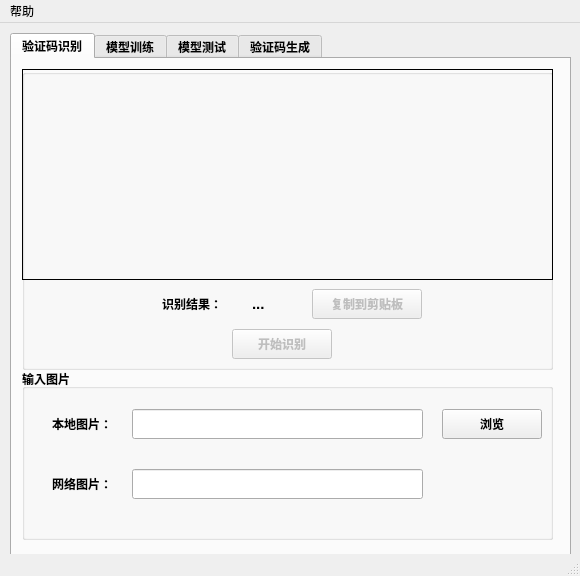
<?xml version="1.0" encoding="UTF-8"?>
<ui version="4.0">
 <class>CNN_Captcha</class>
 <widget class="QMainWindow" name="CNN_Captcha">
  <property name="geometry">
   <rect>
    <x>0</x>
    <y>0</y>
    <width>580</width>
    <height>576</height>
   </rect>
  </property>
  <property name="maximumSize">
   <size>
    <width>580</width>
    <height>576</height>
   </size>
  </property>
  <property name="windowTitle">
   <string>CNN_Captcha</string>
  </property>
  <widget class="QWidget" name="centralwidget">
   <widget class="QTabWidget" name="tabWidget">
    <property name="geometry">
     <rect>
      <x>10</x>
      <y>10</y>
      <width>561</width>
      <height>531</height>
     </rect>
    </property>
    <property name="font">
     <font>
      <weight>75</weight>
      <bold>true</bold>
     </font>
    </property>
    <property name="inputMethodHints">
     <set>Qt::ImhNone</set>
    </property>
    <property name="currentIndex">
     <number>0</number>
    </property>
    <widget class="QWidget" name="tab">
     <attribute name="title">
      <string>验证码识别</string>
     </attribute>
     <widget class="QGroupBox" name="groupBox">
      <property name="geometry">
       <rect>
        <x>10</x>
        <y>310</y>
        <width>531</width>
        <height>171</height>
       </rect>
      </property>
      <property name="font">
       <font>
        <weight>75</weight>
        <bold>true</bold>
       </font>
      </property>
      <property name="title">
       <string>输入图片</string>
      </property>
      <widget class="QLabel" name="label">
       <property name="geometry">
        <rect>
         <x>30</x>
         <y>40</y>
         <width>100</width>
         <height>30</height>
        </rect>
       </property>
       <property name="font">
        <font>
         <weight>75</weight>
         <bold>true</bold>
        </font>
       </property>
       <property name="text">
        <string>本地图片：</string>
       </property>
      </widget>
      <widget class="QLineEdit" name="lineEdit">
       <property name="geometry">
        <rect>
         <x>110</x>
         <y>40</y>
         <width>291</width>
         <height>30</height>
        </rect>
       </property>
       <property name="readOnly">
        <bool>true</bool>
       </property>
      </widget>
      <widget class="QPushButton" name="pushButton">
       <property name="geometry">
        <rect>
         <x>420</x>
         <y>40</y>
         <width>100</width>
         <height>30</height>
        </rect>
       </property>
       <property name="font">
        <font>
         <weight>75</weight>
         <bold>true</bold>
        </font>
       </property>
       <property name="text">
        <string>浏览</string>
       </property>
      </widget>
      <widget class="QLabel" name="label_2">
       <property name="geometry">
        <rect>
         <x>30</x>
         <y>100</y>
         <width>100</width>
         <height>30</height>
        </rect>
       </property>
       <property name="font">
        <font>
         <weight>75</weight>
         <bold>true</bold>
        </font>
       </property>
       <property name="frameShape">
        <enum>QFrame::NoFrame</enum>
       </property>
       <property name="text">
        <string>网络图片：</string>
       </property>
      </widget>
      <widget class="QLineEdit" name="lineEdit_2">
       <property name="geometry">
        <rect>
         <x>110</x>
         <y>100</y>
         <width>291</width>
         <height>30</height>
        </rect>
       </property>
       <property name="inputMethodHints">
        <set>Qt::ImhUrlCharactersOnly</set>
       </property>
      </widget>
     </widget>
     <widget class="QGroupBox" name="groupBox_2">
      <property name="geometry">
       <rect>
        <x>10</x>
        <y>10</y>
        <width>531</width>
        <height>301</height>
       </rect>
      </property>
      <property name="title">
       <string/>
      </property>
      <widget class="QLabel" name="label_3">
       <property name="geometry">
        <rect>
         <x>140</x>
         <y>220</y>
         <width>100</width>
         <height>30</height>
        </rect>
       </property>
       <property name="font">
        <font>
         <weight>75</weight>
         <bold>true</bold>
        </font>
       </property>
       <property name="text">
        <string>识别结果：</string>
       </property>
      </widget>
      <widget class="QLabel" name="label_4">
       <property name="geometry">
        <rect>
         <x>230</x>
         <y>220</y>
         <width>100</width>
         <height>30</height>
        </rect>
       </property>
       <property name="font">
        <font>
         <pointsize>11</pointsize>
         <weight>75</weight>
         <italic>false</italic>
         <bold>true</bold>
        </font>
       </property>
       <property name="text">
        <string>...</string>
       </property>
      </widget>
      <widget class="QPushButton" name="pushButton_3">
       <property name="enabled">
        <bool>false</bool>
       </property>
       <property name="geometry">
        <rect>
         <x>290</x>
         <y>220</y>
         <width>110</width>
         <height>30</height>
        </rect>
       </property>
       <property name="font">
        <font>
         <weight>75</weight>
         <bold>true</bold>
        </font>
       </property>
       <property name="text">
        <string>复制到剪贴板</string>
       </property>
      </widget>
      <widget class="QPushButton" name="pushButton_2">
       <property name="enabled">
        <bool>false</bool>
       </property>
       <property name="geometry">
        <rect>
         <x>210</x>
         <y>260</y>
         <width>100</width>
         <height>30</height>
        </rect>
       </property>
       <property name="font">
        <font>
         <weight>75</weight>
         <bold>true</bold>
        </font>
       </property>
       <property name="text">
        <string>开始识别</string>
       </property>
      </widget>
      <widget class="QLabel" name="label_7">
       <property name="geometry">
        <rect>
         <x>0</x>
         <y>0</y>
         <width>531</width>
         <height>211</height>
        </rect>
       </property>
       <property name="frameShape">
        <enum>QFrame::Box</enum>
       </property>
       <property name="text">
        <string/>
       </property>
      </widget>
     </widget>
    </widget>
    <widget class="QWidget" name="tab_2">
     <attribute name="title">
      <string>模型训练</string>
     </attribute>
     <widget class="QGroupBox" name="groupBox_3">
      <property name="geometry">
       <rect>
        <x>10</x>
        <y>10</y>
        <width>531</width>
        <height>121</height>
       </rect>
      </property>
      <property name="title">
       <string>控制面板</string>
      </property>
      <widget class="QPushButton" name="pushButton_6">
       <property name="enabled">
        <bool>false</bool>
       </property>
       <property name="geometry">
        <rect>
         <x>370</x>
         <y>80</y>
         <width>100</width>
         <height>30</height>
        </rect>
       </property>
       <property name="text">
        <string>停止训练</string>
       </property>
      </widget>
      <widget class="QPushButton" name="pushButton_4">
       <property name="geometry">
        <rect>
         <x>50</x>
         <y>80</y>
         <width>100</width>
         <height>30</height>
        </rect>
       </property>
       <property name="text">
        <string>开始训练</string>
       </property>
      </widget>
      <widget class="QPushButton" name="pushButton_5">
       <property name="enabled">
        <bool>false</bool>
       </property>
       <property name="geometry">
        <rect>
         <x>210</x>
         <y>80</y>
         <width>100</width>
         <height>30</height>
        </rect>
       </property>
       <property name="text">
        <string>暂停/继续</string>
       </property>
      </widget>
      <widget class="QLabel" name="label_5">
       <property name="geometry">
        <rect>
         <x>30</x>
         <y>30</y>
         <width>81</width>
         <height>30</height>
        </rect>
       </property>
       <property name="font">
        <font>
         <pointsize>10</pointsize>
        </font>
       </property>
       <property name="text">
        <string>训练次数：</string>
       </property>
      </widget>
      <widget class="QComboBox" name="comboBox">
       <property name="geometry">
        <rect>
         <x>120</x>
         <y>30</y>
         <width>88</width>
         <height>30</height>
        </rect>
       </property>
       <item>
        <property name="text">
         <string>   ∞</string>
        </property>
       </item>
       <item>
        <property name="text">
         <string> 3000</string>
        </property>
       </item>
       <item>
        <property name="text">
         <string> 5000</string>
        </property>
       </item>
       <item>
        <property name="text">
         <string> 7000</string>
        </property>
       </item>
       <item>
        <property name="text">
         <string> 10000</string>
        </property>
       </item>
       <item>
        <property name="text">
         <string> 30000</string>
        </property>
       </item>
       <item>
        <property name="text">
         <string> 50000</string>
        </property>
       </item>
      </widget>
      <widget class="QLabel" name="label_6">
       <property name="geometry">
        <rect>
         <x>240</x>
         <y>30</y>
         <width>150</width>
         <height>30</height>
        </rect>
       </property>
       <property name="font">
        <font>
         <pointsize>10</pointsize>
        </font>
       </property>
       <property name="text">
        <string>模型保存频率：每</string>
       </property>
      </widget>
      <widget class="QComboBox" name="comboBox_2">
       <property name="geometry">
        <rect>
         <x>390</x>
         <y>30</y>
         <width>88</width>
         <height>30</height>
        </rect>
       </property>
       <item>
        <property name="text">
         <string>1000</string>
        </property>
       </item>
       <item>
        <property name="text">
         <string>500</string>
        </property>
       </item>
       <item>
        <property name="text">
         <string>3000</string>
        </property>
       </item>
       <item>
        <property name="text">
         <string>5000</string>
        </property>
       </item>
       <item>
        <property name="text">
         <string>10000</string>
        </property>
       </item>
      </widget>
      <widget class="QLabel" name="label_8">
       <property name="geometry">
        <rect>
         <x>480</x>
         <y>30</y>
         <width>20</width>
         <height>30</height>
        </rect>
       </property>
       <property name="text">
        <string>次</string>
       </property>
      </widget>
     </widget>
     <widget class="QGroupBox" name="groupBox_4">
      <property name="geometry">
       <rect>
        <x>10</x>
        <y>140</y>
        <width>531</width>
        <height>341</height>
       </rect>
      </property>
      <property name="title">
       <string>训练日志</string>
      </property>
      <widget class="QListWidget" name="listWidget">
       <property name="geometry">
        <rect>
         <x>0</x>
         <y>20</y>
         <width>531</width>
         <height>321</height>
        </rect>
       </property>
      </widget>
     </widget>
     <zorder>groupBox_4</zorder>
     <zorder>groupBox_3</zorder>
    </widget>
    <widget class="QWidget" name="tab_3">
     <attribute name="title">
      <string>模型测试</string>
     </attribute>
     <widget class="QGroupBox" name="groupBox_5">
      <property name="geometry">
       <rect>
        <x>10</x>
        <y>10</y>
        <width>531</width>
        <height>121</height>
       </rect>
      </property>
      <property name="title">
       <string>控制面板</string>
      </property>
      <widget class="QPushButton" name="pushButton_8">
       <property name="enabled">
        <bool>false</bool>
       </property>
       <property name="geometry">
        <rect>
         <x>280</x>
         <y>80</y>
         <width>100</width>
         <height>30</height>
        </rect>
       </property>
       <property name="text">
        <string>停止测试</string>
       </property>
      </widget>
      <widget class="QPushButton" name="pushButton_7">
       <property name="geometry">
        <rect>
         <x>140</x>
         <y>80</y>
         <width>100</width>
         <height>30</height>
        </rect>
       </property>
       <property name="text">
        <string>开始测试</string>
       </property>
      </widget>
      <widget class="QLabel" name="label_9">
       <property name="geometry">
        <rect>
         <x>170</x>
         <y>30</y>
         <width>81</width>
         <height>30</height>
        </rect>
       </property>
       <property name="font">
        <font>
         <pointsize>10</pointsize>
        </font>
       </property>
       <property name="text">
        <string>测试次数：</string>
       </property>
      </widget>
      <widget class="QComboBox" name="comboBox_3">
       <property name="geometry">
        <rect>
         <x>260</x>
         <y>30</y>
         <width>88</width>
         <height>30</height>
        </rect>
       </property>
       <item>
        <property name="text">
         <string>  100</string>
        </property>
       </item>
       <item>
        <property name="text">
         <string>  500</string>
        </property>
       </item>
       <item>
        <property name="text">
         <string>  1000</string>
        </property>
       </item>
       <item>
        <property name="text">
         <string>  5000</string>
        </property>
       </item>
       <item>
        <property name="text">
         <string>  10000</string>
        </property>
       </item>
      </widget>
     </widget>
     <widget class="QGroupBox" name="groupBox_6">
      <property name="geometry">
       <rect>
        <x>10</x>
        <y>140</y>
        <width>531</width>
        <height>341</height>
       </rect>
      </property>
      <property name="title">
       <string>测试日志</string>
      </property>
      <widget class="QListWidget" name="listWidget_2">
       <property name="geometry">
        <rect>
         <x>0</x>
         <y>20</y>
         <width>531</width>
         <height>321</height>
        </rect>
       </property>
      </widget>
     </widget>
    </widget>
    <widget class="QWidget" name="tab_4">
     <attribute name="title">
      <string>验证码生成</string>
     </attribute>
     <widget class="QGroupBox" name="groupBox_7">
      <property name="geometry">
       <rect>
        <x>10</x>
        <y>10</y>
        <width>531</width>
        <height>121</height>
       </rect>
      </property>
      <property name="title">
       <string>控制面板</string>
      </property>
      <widget class="QPushButton" name="pushButton_10">
       <property name="enabled">
        <bool>false</bool>
       </property>
       <property name="geometry">
        <rect>
         <x>280</x>
         <y>80</y>
         <width>100</width>
         <height>30</height>
        </rect>
       </property>
       <property name="text">
        <string>停止生成</string>
       </property>
      </widget>
      <widget class="QPushButton" name="pushButton_9">
       <property name="geometry">
        <rect>
         <x>140</x>
         <y>80</y>
         <width>100</width>
         <height>30</height>
        </rect>
       </property>
       <property name="text">
        <string>开始生成</string>
       </property>
      </widget>
      <widget class="QLabel" name="label_10">
       <property name="geometry">
        <rect>
         <x>140</x>
         <y>30</y>
         <width>100</width>
         <height>30</height>
        </rect>
       </property>
       <property name="font">
        <font>
         <pointsize>10</pointsize>
        </font>
       </property>
       <property name="text">
        <string>验证码数量：</string>
       </property>
      </widget>
      <widget class="QLineEdit" name="lineEdit_3">
       <property name="geometry">
        <rect>
         <x>250</x>
         <y>30</y>
         <width>100</width>
         <height>30</height>
        </rect>
       </property>
       <property name="inputMethodHints">
        <set>Qt::ImhDigitsOnly</set>
       </property>
      </widget>
      <widget class="QLabel" name="label_11">
       <property name="geometry">
        <rect>
         <x>360</x>
         <y>30</y>
         <width>20</width>
         <height>30</height>
        </rect>
       </property>
       <property name="text">
        <string>个</string>
       </property>
      </widget>
     </widget>
     <widget class="QGroupBox" name="groupBox_8">
      <property name="geometry">
       <rect>
        <x>10</x>
        <y>140</y>
        <width>531</width>
        <height>341</height>
       </rect>
      </property>
      <property name="title">
       <string>生成日志</string>
      </property>
      <widget class="QListWidget" name="listWidget_3">
       <property name="geometry">
        <rect>
         <x>0</x>
         <y>20</y>
         <width>531</width>
         <height>321</height>
        </rect>
       </property>
      </widget>
     </widget>
    </widget>
   </widget>
  </widget>
  <widget class="QMenuBar" name="menubar">
   <property name="geometry">
    <rect>
     <x>0</x>
     <y>0</y>
     <width>580</width>
     <height>27</height>
    </rect>
   </property>
   <widget class="QMenu" name="menu">
    <property name="title">
     <string>帮助</string>
    </property>
    <addaction name="action"/>
    <addaction name="separator"/>
    <addaction name="action_3"/>
   </widget>
   <addaction name="menu"/>
  </widget>
  <widget class="QStatusBar" name="statusbar"/>
  <action name="action">
   <property name="text">
    <string>设置</string>
   </property>
   <property name="font">
    <font/>
   </property>
  </action>
  <action name="action_3">
   <property name="text">
    <string>关于</string>
   </property>
  </action>
 </widget>
 <resources/>
 <connections/>
</ui>
